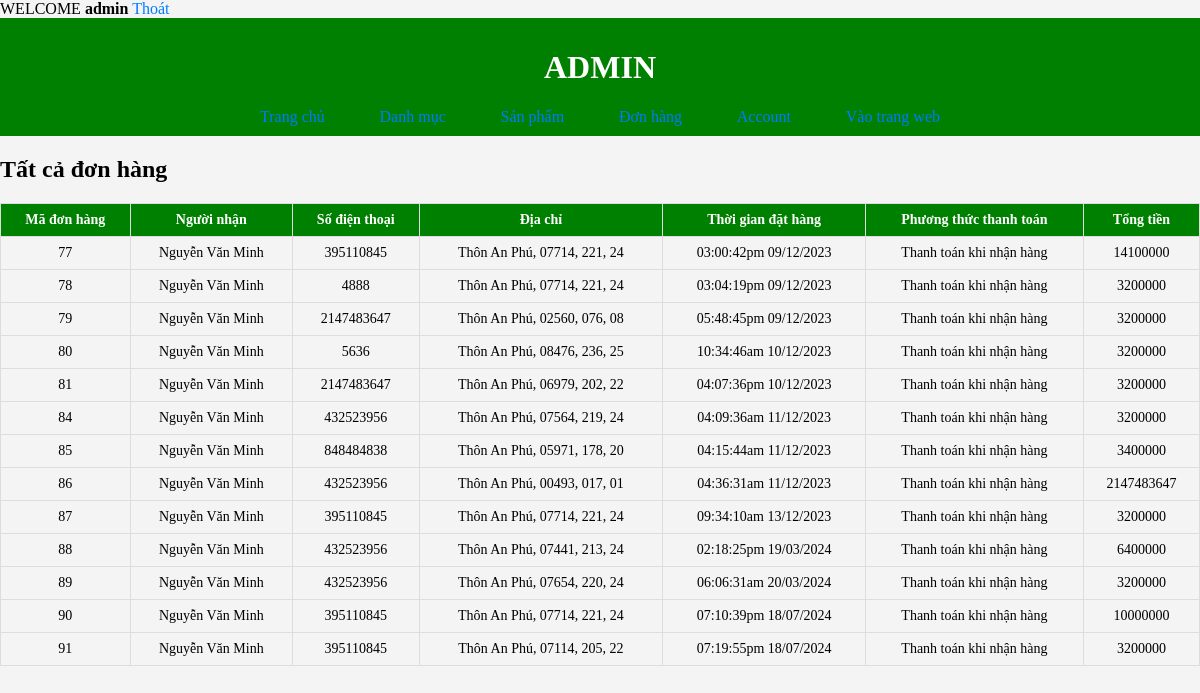
The page /admin/index.php?act=list_don_hang (signed in) on the database its author committed.
### tables this page shows
CREATE TABLE `orderr` (
  `order_id` int(11) NOT NULL,
  `customer_name` varchar(255) NOT NULL,
  `customer_addrees` varchar(255) NOT NULL,
  `customer_sdt` int(11) NOT NULL,
  `customer_email` varchar(255) NOT NULL,
  `order_date` varchar(255) NOT NULL,
  `totol` int(11) NOT NULL,
  `order_pttt` varchar(255) NOT NULL,
  `order_status` tinyint(4) NOT NULL,
  `receive_name` varchar(255) NOT NULL,
  `receive_sdt` int(11) NOT NULL,
  `receive_address` varchar(255) NOT NULL
);

### model/pdo.php (called while the page is built, shortened)
<?php
function pdo_get_connection(){
    $dburl = "mysql:host=localhost;dbname=du_an_1;charset=utf8";
    $username = 'root';
    $password = '';
    $conn = new PDO($dburl, $username, $password);
    $conn->setAttribute(PDO::ATTR_ERRMODE, PDO::ERRMODE_EXCEPTION);
    return $conn;
}
function pdo_query($sql){
    $sql_args = array_slice(func_get_args(), 1);
    try{
        $conn = pdo_get_connection();
        $stmt = $conn->prepare($sql);
        $stmt->execute($sql_args);
        $rows = $stmt->fetchAll();
        return $rows;
    }
    catch(PDOException $e){
        throw $e;
    }
    finally{
        unset($conn);
    }
}

### model/khac.php (called while the page is built, shortened)
<?php
function display_don_hang(){
    $sql = "SELECT * FROM orderr";
    $orderr = pdo_query($sql);
    return $orderr;
}
?>

### admin/donhang/list.php (the view, shortened to what this page needs)
<div>
    <h2>Tất cả đơn hàng</h2>
    </div>
    <table border="1">
        <tr>
            <th>Mã đơn hàng</th>
            <th>Người nhận</th>
            <th>Số điện thoại</th>
            <th>Địa chỉ</th>
            <th>Thời gian đặt hàng</th>
            <th>Phương thức thanh toán</th>
            <th>Tổng tiền</th>
        </tr>
        <?php foreach ($order as $ord) : ?>
            <tr>
                <td><?= $ord['order_id'] ?></td>
                <td><?= $ord['receive_name'] ?></td>
                <td><?= $ord['receive_sdt'] ?></td>
                <td><?= $ord['receive_address'] ?></td>
                <td><?= $ord['order_date'] ?></td>
                <td><?= $ord['order_pttt'] ?></td>
                <td><?= $ord['totol'] ?></td>
            </tr>
        <?php endforeach ?>
    </table>

### admin/css.css (style rules this page uses)
body { font-size: 100%; background-color: #f4f4f4; margin: 0; padding: 0; }
table { width: 100%; border-collapse: collapse; margin-top: 20px; }
th, td { border: 1px solid #ddd; padding: 8px; text-align: center; font-size: 14px; }
th { background-color: green; color: white; }

### rows shown on the page
orderr: order_id "77", receive_name "Nguyễn Văn Minh", receive_sdt "395110845", receive_address "Thôn An Phú, 07714, 221, 24", order_date "03:00:42pm 09/12/2023", order_pttt "Thanh toán khi nhận hàng", totol "14100000"
orderr: order_id "78", receive_name "Nguyễn Văn Minh", receive_sdt "4888", receive_address "Thôn An Phú, 07714, 221, 24", order_date "03:04:19pm 09/12/2023", order_pttt "Thanh toán khi nhận hàng", totol "3200000"
orderr: order_id "79", receive_name "Nguyễn Văn Minh", receive_sdt "2147483647", receive_address "Thôn An Phú, 02560, 076, 08", order_date "05:48:45pm 09/12/2023", order_pttt "Thanh toán khi nhận hàng", totol "3200000"
orderr: order_id "80", receive_name "Nguyễn Văn Minh", receive_sdt "5636", receive_address "Thôn An Phú, 08476, 236, 25", order_date "10:34:46am 10/12/2023", order_pttt "Thanh toán khi nhận hàng", totol "3200000"
orderr: order_id "81", receive_name "Nguyễn Văn Minh", receive_sdt "2147483647", receive_address "Thôn An Phú, 06979, 202, 22", order_date "04:07:36pm 10/12/2023", order_pttt "Thanh toán khi nhận hàng", totol "3200000"
orderr: order_id "84", receive_name "Nguyễn Văn Minh", receive_sdt "432523956", receive_address "Thôn An Phú, 07564, 219, 24", order_date "04:09:36am 11/12/2023", order_pttt "Thanh toán khi nhận hàng", totol "3200000"
orderr: order_id "85", receive_name "Nguyễn Văn Minh", receive_sdt "848484838", receive_address "Thôn An Phú, 05971, 178, 20", order_date "04:15:44am 11/12/2023", order_pttt "Thanh toán khi nhận hàng", totol "3400000"
orderr: order_id "86", receive_name "Nguyễn Văn Minh", receive_sdt "432523956", receive_address "Thôn An Phú, 00493, 017, 01", order_date "04:36:31am 11/12/2023", order_pttt "Thanh toán khi nhận hàng", totol "2147483647"
orderr: order_id "87", receive_name "Nguyễn Văn Minh", receive_sdt "395110845", receive_address "Thôn An Phú, 07714, 221, 24", order_date "09:34:10am 13/12/2023", order_pttt "Thanh toán khi nhận hàng", totol "3200000"
orderr: order_id "88", receive_name "Nguyễn Văn Minh", receive_sdt "432523956", receive_address "Thôn An Phú, 07441, 213, 24", order_date "02:18:25pm 19/03/2024", order_pttt "Thanh toán khi nhận hàng", totol "6400000"
orderr: order_id "89", receive_name "Nguyễn Văn Minh", receive_sdt "432523956", receive_address "Thôn An Phú, 07654, 220, 24", order_date "06:06:31am 20/03/2024", order_pttt "Thanh toán khi nhận hàng", totol "3200000"
orderr: order_id "90", receive_name "Nguyễn Văn Minh", receive_sdt "395110845", receive_address "Thôn An Phú, 07714, 221, 24", order_date "07:10:39pm 18/07/2024", order_pttt "Thanh toán khi nhận hàng", totol "10000000"
orderr: order_id "91", receive_name "Nguyễn Văn Minh", receive_sdt "395110845", receive_address "Thôn An Phú, 07114, 205, 22", order_date "07:19:55pm 18/07/2024", order_pttt "Thanh toán khi nhận hàng", totol "3200000"

### other values the page prints
$_SESSION['username'] "admin"
